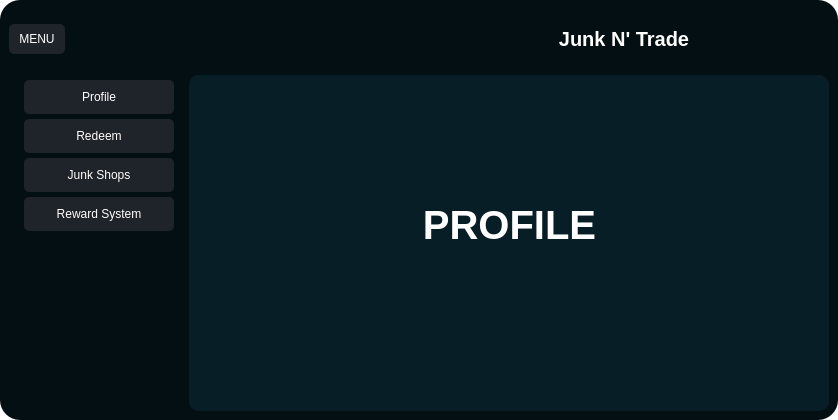
<?xml version="1.0" encoding="UTF-8"?>
<ui version="4.0">
 <class>MainWindow</class>
 <widget class="QMainWindow" name="MainWindow">
  <property name="geometry">
   <rect>
    <x>0</x>
    <y>0</y>
    <width>838</width>
    <height>420</height>
   </rect>
  </property>
  <property name="windowTitle">
   <string>MainWindow</string>
  </property>
  <property name="styleSheet">
   <string notr="true">* {
	border: none;
	background-color: transparent;
	color: #fff;
}

#centralwidget {
	background-color: #040f13;
	border-radius: 20px;
}

#sideMenu {
	background-color:  #040f13;
	border-radius: 20px;
}

QPushButton {
	padding: 10px;
	background-color: #1f232a;
	border-radius: 5px;
}

#mainMenu {
	background-color: #071e26;
	border-radius: 10px;
}

QPushButton:hover{
	background-color: rgb(85, 85, 127)
}

QPushButton:pressed{
	background-color: rgb(255, 255, 255)
}
</string>
  </property>
  <widget class="QWidget" name="centralwidget">
   <layout class="QVBoxLayout" name="verticalLayout">
    <item alignment="Qt::AlignTop">
     <widget class="QFrame" name="header">
      <property name="minimumSize">
       <size>
        <width>0</width>
        <height>60</height>
       </size>
      </property>
      <property name="maximumSize">
       <size>
        <width>16777215</width>
        <height>70</height>
       </size>
      </property>
      <property name="frameShape">
       <enum>QFrame::Box</enum>
      </property>
      <property name="frameShadow">
       <enum>QFrame::Raised</enum>
      </property>
      <layout class="QHBoxLayout" name="horizontalLayout_2">
       <property name="spacing">
        <number>0</number>
       </property>
       <property name="leftMargin">
        <number>0</number>
       </property>
       <property name="topMargin">
        <number>0</number>
       </property>
       <property name="rightMargin">
        <number>0</number>
       </property>
       <property name="bottomMargin">
        <number>0</number>
       </property>
       <item alignment="Qt::AlignLeft">
        <widget class="QFrame" name="frame">
         <property name="sizePolicy">
          <sizepolicy hsizetype="Preferred" vsizetype="Preferred">
           <horstretch>0</horstretch>
           <verstretch>0</verstretch>
          </sizepolicy>
         </property>
         <property name="minimumSize">
          <size>
           <width>0</width>
           <height>50</height>
          </size>
         </property>
         <property name="maximumSize">
          <size>
           <width>16777215</width>
           <height>50</height>
          </size>
         </property>
         <property name="frameShape">
          <enum>QFrame::Box</enum>
         </property>
         <property name="frameShadow">
          <enum>QFrame::Raised</enum>
         </property>
         <layout class="QHBoxLayout" name="horizontalLayout_3">
          <property name="spacing">
           <number>0</number>
          </property>
          <property name="leftMargin">
           <number>0</number>
          </property>
          <property name="topMargin">
           <number>0</number>
          </property>
          <property name="rightMargin">
           <number>0</number>
          </property>
          <property name="bottomMargin">
           <number>0</number>
          </property>
          <item>
           <widget class="QPushButton" name="menuBtn">
            <property name="minimumSize">
             <size>
              <width>0</width>
              <height>30</height>
             </size>
            </property>
            <property name="maximumSize">
             <size>
              <width>16777215</width>
              <height>30</height>
             </size>
            </property>
            <property name="text">
             <string>MENU</string>
            </property>
            <property name="icon">
             <iconset resource="icons.qrc">
              <normaloff>:/icons/icons/align-justify.svg</normaloff>:/icons/icons/align-justify.svg</iconset>
            </property>
            <property name="iconSize">
             <size>
              <width>24</width>
              <height>24</height>
             </size>
            </property>
           </widget>
          </item>
         </layout>
        </widget>
       </item>
       <item>
        <widget class="QFrame" name="frame_3">
         <property name="frameShape">
          <enum>QFrame::Box</enum>
         </property>
         <property name="frameShadow">
          <enum>QFrame::Raised</enum>
         </property>
         <layout class="QVBoxLayout" name="verticalLayout_4">
          <item>
           <widget class="QLabel" name="label">
            <property name="font">
             <font>
              <pointsize>15</pointsize>
              <weight>75</weight>
              <bold>true</bold>
             </font>
            </property>
            <property name="text">
             <string>Junk N' Trade</string>
            </property>
            <property name="alignment">
             <set>Qt::AlignCenter</set>
            </property>
           </widget>
          </item>
         </layout>
        </widget>
       </item>
      </layout>
     </widget>
    </item>
    <item>
     <widget class="QFrame" name="frame_2">
      <property name="sizePolicy">
       <sizepolicy hsizetype="Preferred" vsizetype="Expanding">
        <horstretch>0</horstretch>
        <verstretch>0</verstretch>
       </sizepolicy>
      </property>
      <property name="frameShape">
       <enum>QFrame::Box</enum>
      </property>
      <property name="frameShadow">
       <enum>QFrame::Raised</enum>
      </property>
      <layout class="QHBoxLayout" name="horizontalLayout">
       <property name="spacing">
        <number>0</number>
       </property>
       <property name="leftMargin">
        <number>0</number>
       </property>
       <property name="topMargin">
        <number>0</number>
       </property>
       <property name="rightMargin">
        <number>0</number>
       </property>
       <property name="bottomMargin">
        <number>0</number>
       </property>
       <item>
        <widget class="QCustomSlideMenu" name="sideMenu" native="true">
         <layout class="QVBoxLayout" name="verticalLayout_2">
          <property name="spacing">
           <number>0</number>
          </property>
          <property name="leftMargin">
           <number>15</number>
          </property>
          <property name="topMargin">
           <number>0</number>
          </property>
          <property name="rightMargin">
           <number>15</number>
          </property>
          <property name="bottomMargin">
           <number>0</number>
          </property>
          <item alignment="Qt::AlignLeft|Qt::AlignTop">
           <widget class="QFrame" name="frame_4">
            <property name="minimumSize">
             <size>
              <width>150</width>
              <height>0</height>
             </size>
            </property>
            <property name="maximumSize">
             <size>
              <width>150</width>
              <height>16777215</height>
             </size>
            </property>
            <property name="font">
             <font>
              <kerning>true</kerning>
             </font>
            </property>
            <property name="frameShape">
             <enum>QFrame::Box</enum>
            </property>
            <layout class="QVBoxLayout" name="verticalLayout_3">
             <property name="spacing">
              <number>5</number>
             </property>
             <property name="leftMargin">
              <number>0</number>
             </property>
             <property name="topMargin">
              <number>5</number>
             </property>
             <property name="rightMargin">
              <number>0</number>
             </property>
             <property name="bottomMargin">
              <number>0</number>
             </property>
             <item>
              <widget class="QPushButton" name="profileBtn">
               <property name="text">
                <string>Profile</string>
               </property>
               <property name="icon">
                <iconset resource="icons.qrc">
                 <normaloff>:/icons/icons/user.svg</normaloff>:/icons/icons/user.svg</iconset>
               </property>
               <property name="iconSize">
                <size>
                 <width>24</width>
                 <height>24</height>
                </size>
               </property>
              </widget>
             </item>
             <item>
              <widget class="QPushButton" name="redeemBtn">
               <property name="text">
                <string>Redeem</string>
               </property>
               <property name="icon">
                <iconset resource="icons.qrc">
                 <normaloff>:/icons/icons/shopping-bag.svg</normaloff>:/icons/icons/shopping-bag.svg</iconset>
               </property>
               <property name="iconSize">
                <size>
                 <width>24</width>
                 <height>24</height>
                </size>
               </property>
              </widget>
             </item>
             <item>
              <widget class="QPushButton" name="junkBtn">
               <property name="text">
                <string>Junk Shops</string>
               </property>
               <property name="icon">
                <iconset resource="icons.qrc">
                 <normaloff>:/icons/icons/home.svg</normaloff>:/icons/icons/home.svg</iconset>
               </property>
               <property name="iconSize">
                <size>
                 <width>24</width>
                 <height>24</height>
                </size>
               </property>
              </widget>
             </item>
             <item>
              <widget class="QPushButton" name="rewardBtn">
               <property name="text">
                <string>Reward System</string>
               </property>
               <property name="icon">
                <iconset resource="icons.qrc">
                 <normaloff>:/icons/icons/info.svg</normaloff>:/icons/icons/info.svg</iconset>
               </property>
               <property name="iconSize">
                <size>
                 <width>24</width>
                 <height>24</height>
                </size>
               </property>
              </widget>
             </item>
            </layout>
           </widget>
          </item>
         </layout>
        </widget>
       </item>
       <item>
        <widget class="QFrame" name="mainMenu">
         <property name="sizePolicy">
          <sizepolicy hsizetype="Expanding" vsizetype="Preferred">
           <horstretch>0</horstretch>
           <verstretch>0</verstretch>
          </sizepolicy>
         </property>
         <layout class="QVBoxLayout" name="verticalLayout_5">
          <property name="spacing">
           <number>0</number>
          </property>
          <property name="leftMargin">
           <number>0</number>
          </property>
          <property name="topMargin">
           <number>0</number>
          </property>
          <property name="rightMargin">
           <number>0</number>
          </property>
          <property name="bottomMargin">
           <number>0</number>
          </property>
          <item>
           <widget class="QStackedWidget" name="stackedWidget">
            <widget class="QWidget" name="profile">
             <widget class="QLabel" name="label_2">
              <property name="geometry">
               <rect>
                <x>210</x>
                <y>120</y>
                <width>221</width>
                <height>60</height>
               </rect>
              </property>
              <property name="font">
               <font>
                <pointsize>30</pointsize>
                <weight>75</weight>
                <bold>true</bold>
               </font>
              </property>
              <property name="text">
               <string>PROFILE</string>
              </property>
              <property name="alignment">
               <set>Qt::AlignCenter</set>
              </property>
             </widget>
            </widget>
            <widget class="QWidget" name="redeem">
             <widget class="QLabel" name="label_3">
              <property name="geometry">
               <rect>
                <x>180</x>
                <y>90</y>
                <width>251</width>
                <height>111</height>
               </rect>
              </property>
              <property name="font">
               <font>
                <pointsize>30</pointsize>
                <weight>75</weight>
                <bold>true</bold>
               </font>
              </property>
              <property name="text">
               <string>REDEEM</string>
              </property>
              <property name="alignment">
               <set>Qt::AlignCenter</set>
              </property>
             </widget>
            </widget>
            <widget class="QWidget" name="shops">
             <widget class="QLabel" name="label_4">
              <property name="geometry">
               <rect>
                <x>190</x>
                <y>90</y>
                <width>331</width>
                <height>111</height>
               </rect>
              </property>
              <property name="font">
               <font>
                <pointsize>30</pointsize>
                <weight>75</weight>
                <bold>true</bold>
               </font>
              </property>
              <property name="text">
               <string>JUNK SHOPS</string>
              </property>
              <property name="alignment">
               <set>Qt::AlignCenter</set>
              </property>
             </widget>
            </widget>
            <widget class="QWidget" name="rsystem">
             <widget class="QLabel" name="label_5">
              <property name="geometry">
               <rect>
                <x>120</x>
                <y>90</y>
                <width>351</width>
                <height>111</height>
               </rect>
              </property>
              <property name="font">
               <font>
                <pointsize>30</pointsize>
                <weight>75</weight>
                <bold>true</bold>
               </font>
              </property>
              <property name="text">
               <string>REWARD SYS</string>
              </property>
              <property name="alignment">
               <set>Qt::AlignCenter</set>
              </property>
             </widget>
            </widget>
           </widget>
          </item>
         </layout>
        </widget>
       </item>
      </layout>
     </widget>
    </item>
   </layout>
  </widget>
 </widget>
 <customwidgets>
  <customwidget>
   <class>QCustomSlideMenu</class>
   <extends>QWidget</extends>
   <header location="global">Custom_Widgets.Widgets.h</header>
   <container>1</container>
  </customwidget>
 </customwidgets>
 <resources>
  <include location="icons.qrc"/>
  <include location="icons.qrc"/>
 </resources>
 <connections/>
</ui>
